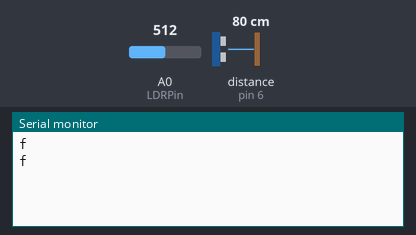
This sketch was run on a simulated Arduino Uno, built with avr-gcc and run on an emulated ATmega328P. On the bench: the last lines printed to the serial monitor. Inputs (shaded band) come from the test bench; at power-on: A0 (LDRPin) = 512, distance to the obstacle (sensor on pin 6) 80 cm. The echo pulse lasts 58.3 µs per cm.

Above: at 4.2 s.
4.3 s: A0 (LDRPin) set to 688
At 5.4 s:
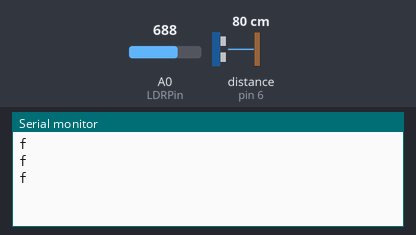
5.8 s: A0 (LDRPin) set to 712
At 6.5 s:
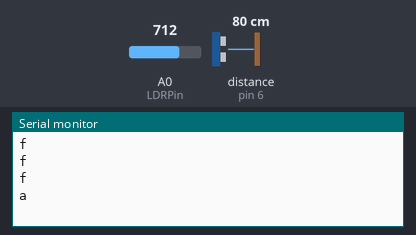

Measured:
- the behaviour switches between 699 and 700 on A0 (LDRPin) (found by bisection; images 1 and 2)
- after the input at 5.8 s, the serial monitor: prints a new line after 0.25 s (image 2)

The sketch:

UNO_v13.ino
```cpp
/*
  This script is compatible with NODE_v10_clean
  This script sends a char via. bluetooth.
  The char change based upon values from a LDR and an ultrasonic distance measurer.
  Hardware:
  -  Arduino UNO
  -  HM-10 BLE (conected to another HM-10 BLE)
  -  LDR
  -  Grove Ultrasonic Ranger
  -  Resistors 2x 2kΩ and 1x 1kΩ
*/


#include <AltSoftSerial.h>
AltSoftSerial BTserial;
//
// https://www.pjrc.com/teensy/td_libs_AltSoftSerial.html
/*
  SerialIn_SerialOut_HM-10_01
  Uses hardware serial to talk to the host computer and AltSoftSerial for communication with the bluetooth module
  Whatever is entered in the serial monitor is sent to the connected device.
  Anything received from the connected device is copied to the serial monitor.
  This is used to hard code both HM-10 modueles.
  Does not send line endings to the HM-10
  Pins
  BT VCC to Arduino 5V out.
  BT GND to GND
  Arduino D8 (SS RX) - BT TX no need voltage divider
  Arduino D9 (SS TX) - BT RX through a voltage divider (5v to 3.3v)
*/


// FOR HTML Website
char c = ' ';
boolean NL = true;

// FOR light dependant resistor
int LDRPin = A0; // Pin used to analog.read the LDR value.
boolean DoorOpen = true; // initialise cupboard door, where kitchen rubbish bin is placed, to be open

// FOR DISTANCE
int pingPin = 6; // Pin that sends and recives ultrasonic waves
float binTop = 5; // Distance from USM to top of rubbish bin in cm
float binBottom = 100; // Distance from USM to bottom of rubbish bin in cm
float full = 0; // full tells how full the bin is in percent.
int roundup = 0; // initialising the variable, which adjust full to specific intervals


//~~~~~~~~~~~~~~~~~~~~~~~~~~~~~~~~~~~~~~~~~~~~~~~~~~~~~~~~~~~~~~~~~~
//////////      SETUP
//~~~~~~~~~~~~~~~~~~~~~~~~~~~~~~~~~~~~~~~~~~~~~~~~~~~~~~~~~~~~~~~~~~
void setup()
{
  Serial.begin(9600);

  // Setup for Bluetooth unit
  BTserial.begin(9600);
  BTserial.print("AT+IMME1" ); //Turn off auto connect
  delay(1000);
  BTserial.print("AT+ROLE1" );  // Make HM-10 Master
  delay(1000);
  BTserial.print("AT+CON508CB166140E"); //Connect to known MAC addres of other BT-slave
  delay(1000);
}


//~~~~~~~~~~~~~~~~~~~~~~~~~~~~~~~~~~~~~~~~~~~~~~~~~~~~~~~~~~~~~~~~~~
///////////    LOOP START
//~~~~~~~~~~~~~~~~~~~~~~~~~~~~~~~~~~~~~~~~~~~~~~~~~~~~~~~~~~~~~~~~~~
void loop()
{
  DoorStatus(); // Check if door is open. Return boolean DoorOpen
  if (DoorOpen == 1) { // If door is closed
    Distance(); // Measure distance, return full.
    Message(full); // convert full to char. Send char to bluetooth and serial monitor.
  }

  // If door is open: dont send measurement. instead send "f"
  // "f" from the NodeMCU understood as "door is open! can't read"
  else {
    Serial.println("f"); // Send "f" to Bluetooth
    BTserial.print("f"); //
  }
  delay(1000); // Slows the send rate down, to allow the NodeMCU to keep up.

}

//~~~~~~~~~~~~~~~~~~~~~~~~~~~~~~~~~~~~~~~~~~~~~~~~~~~~~~~~~~~~~~~~~~
////////    LOOP END
//~~~~~~~~~~~~~~~~~~~~~~~~~~~~~~~~~~~~~~~~~~~~~~~~~~~~~~~~~~~~~~~~~~


// Taken from https://www.arduino.cc/en/Tutorial/Ping
long microsecondsToCentimeters(long microseconds) {
  // The speed of sound is 340 m/s or 29 microseconds per centimeter.
  // The ping travels out and back, so to find the distance of the object we
  // take half of the distance travelled.
  return microseconds / 29 / 2;
}

///////////////////////////////////////////////////////////
// This function activates the Ultrasonic distance measurer, and converts the data into centimeters.
// Based on top and bottom of the bin, it then calculates the percentwise fullness of the bin.
// Taken from https://www.arduino.cc/en/Tutorial/Ping
float Distance () {
  // establish variables for duration of the ping, and the distance result in cencimeters:
  float duration, cm;

  // The PING))) is triggered by a HIGH pulse of 2 or more microseconds.
  // Give a short LOW pulse beforehand to ensure a clean HIGH pulse:
  pinMode(pingPin, OUTPUT);
  digitalWrite(pingPin, LOW);
  delayMicroseconds(2);
  digitalWrite(pingPin, HIGH);
  delayMicroseconds(10);
  digitalWrite(pingPin, LOW);

  // The same pin is used to read the signal from the PING))): a HIGH pulse
  // whose duration is the time (in microseconds) from the sending of the ping
  // to the reception of its echo off of an object.
  pinMode(pingPin, INPUT);
  duration = pulseIn(pingPin, HIGH);

  // convert the time into a distance
  cm = microsecondsToCentimeters(duration);
  delay(2);
  // Calculate bin full percentwise
  full = float(100 - (cm / (binBottom - binTop)) * 100); // Perscenwise full %

  return full;
}


////////////////////////////
//  Takes full, converts to the integer roundup.
//  if roundup fits an interval, the coresponding char wil be sent via Bluetooth.
char Message(float full) {
  roundup = (int) full;
  if ( roundup < 20) {
    Serial.println("a"); // EMPTY
    BTserial.print("a");
  }

  else if (20 < roundup && roundup < 40) {

    Serial.println("b");  // 30%
    BTserial.print("b");
  }

  else if (40 < roundup && roundup < 60) {
    Serial.println("c");  // 50%
    BTserial.print("c");
  }

  else if ( 60 < roundup && roundup < 85) {
    Serial.println("d");  // 70%
    BTserial.print("d");
  }

  else if (roundup > 85) {
    Serial.println("e");  // FULL
    BTserial.print("e");
  }
}

///////////////////////////////////////////////////
// DoorStatus checks if the cupboard is open.
// This is done to avoid false readings on the egde of the bin, or bellow it if removed for emptying.
// This is done by reading the LDR value.
boolean DoorStatus() {
  int sensorRead = analogRead(LDRPin);
  if (sensorRead < 700) { // if too bright then door is open
    DoorOpen = false;
  }
  else {          // Door closed
    DoorOpen = true;
  }
  return DoorOpen; // Return a boolean used to deside wrether to read from ultrasonic ranger or not.
}
```
